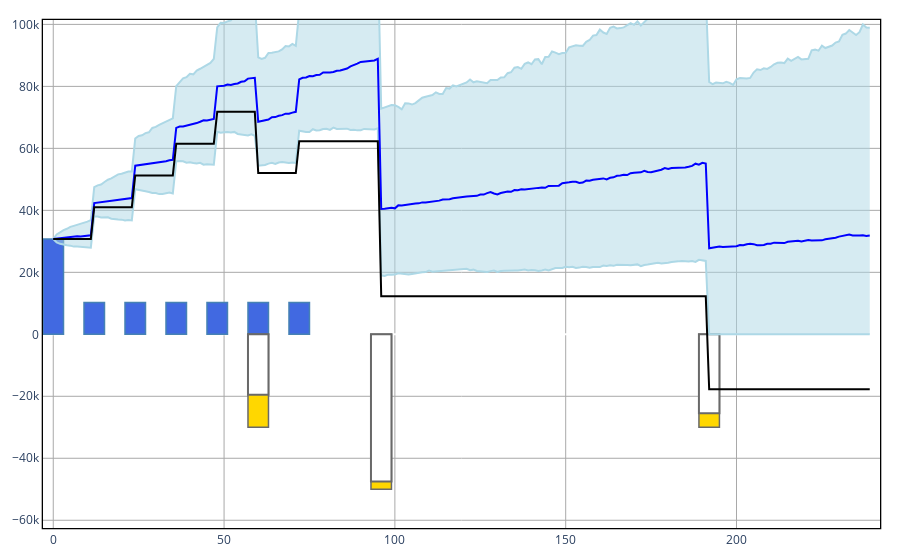

Notebook code cell kept with this figure:
### Code cell
ALMc.display(problem,bar_width = 6)

### Figure 1 — Plotly figure (JSON) as saved in the notebook; plotly's stock layout.template omitted (floating-point values rounded to 4 significant figures; data arrays with more than 128 entries replaced by an {"elided": "..."} marker saying what was removed)
{"data": [{"line": {"color": "lightblue"}, "mode": "lines", "name": "95% quantile", "type": "scatter", "x": {"elided": "240 int values"}, "y": {"elided": "240 float values"}}, {"fill": "tonexty", "line": {"color": "lightblue"}, "mode": "lines", "name": "5% quantile", "type": "scatter", "x": {"elided": "240 int values"}, "y": {"elided": "240 float values"}}, {"line": {"color": "blue"}, "mode": "lines", "name": "50% quantile", "type": "scatter", "x": {"elided": "240 int values"}, "y": {"elided": "240 float values"}}, {"marker": {"color": "royalblue", "line": {"color": "steelblue", "width": 1.5}}, "name": "Assets", "type": "bar", "width": 6, "x": {"elided": "240 int values"}, "y": {"elided": "240 float values"}}, {"marker": {"color": "gold", "line": {"color": "dimgray", "width": 1.5}}, "name": "Goals", "type": "bar", "width": 6, "x": {"elided": "240 int values"}, "y": {"elided": "240 int values"}}, {"marker": {"color": "white", "line": {"color": "dimgray", "width": 2}, "opacity": 1}, "name": "Goal LB", "type": "bar", "width": 6, "x": {"elided": "240 int values"}, "y": {"elided": "240 int values"}}, {"line": {"color": "black"}, "mode": "lines", "name": "Neutral wealth consumption", "type": "scatter", "x": {"elided": "240 int values"}, "y": {"elided": "240 float values"}}], "layout": {"barmode": "overlay", "margin": {"b": 20, "l": 20, "r": 20, "t": 20}, "paper_bgcolor": "white", "plot_bgcolor": "white", "showlegend": false, "xaxis": {"gridcolor": "darkgray", "gridwidth": 1, "linecolor": "black", "linewidth": 1.3, "mirror": true, "showgrid": true, "showline": true}, "yaxis": {"gridcolor": "darkgray", "gridwidth": 1, "linecolor": "black", "linewidth": 1.3, "mirror": true, "range": [-62500, 101400.0], "showgrid": true, "showline": true}}}
